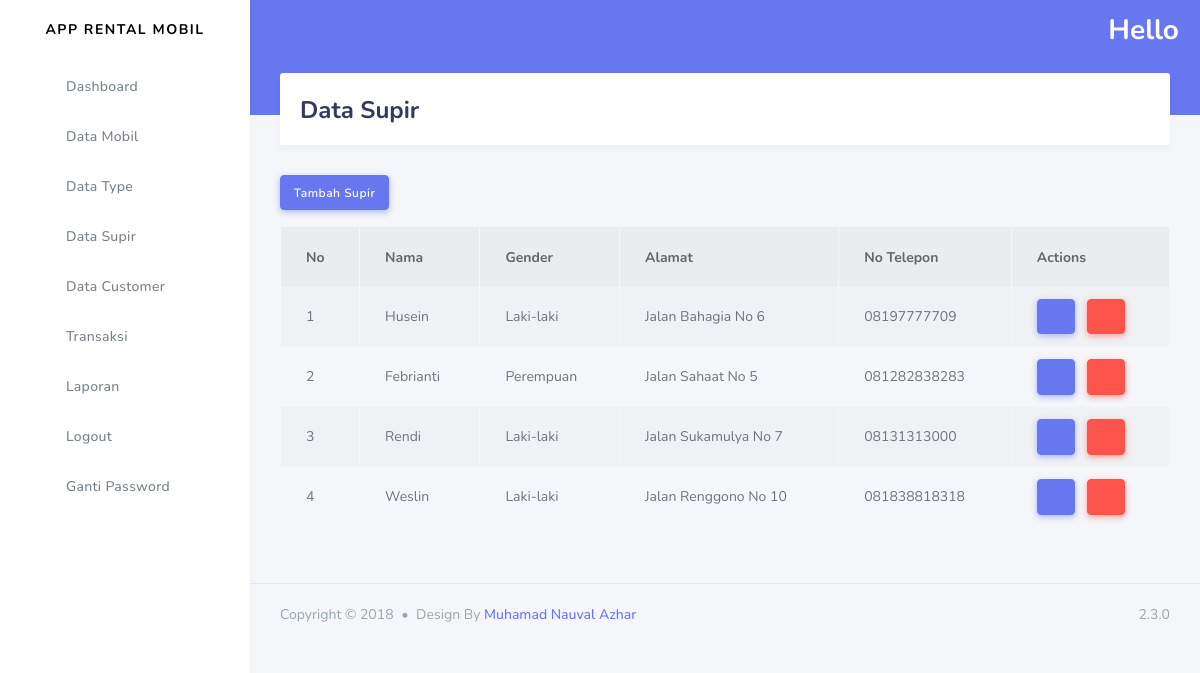
/index.php/admin/data_supir, run on the app's committed database.
### tables this page shows
CREATE TABLE `supir` (
  `id_supir` int(11) NOT NULL,
  `nama_supir` varchar(120) NOT NULL,
  `gender` varchar(50) NOT NULL,
  `alamat_supir` varchar(200) NOT NULL,
  `no_telepon` varchar(25) NOT NULL
);

### application/controllers/admin/Data_supir.php (called while the page is built, shortened)
<?php
class Data_supir extends CI_Controller
{
    public function index()
    {
        $data['supir'] =  $this->rental_model->get_data('supir')->result_array();
        $this->load->view('templates_admin/header');
        $this->load->view('templates_admin/sidebar');
        $this->load->view('admin/data_supir', $data);
        $this->load->view('templates_admin/footer');
    }
}

### index.php (called while the page is built, shortened)
<?php
require_once BASEPATH.'core/CodeIgniter.php';

### application/models/rental_model.php (called while the page is built, shortened)
<?php
class Rental_model extends CI_Model
{
    public function get_data($table)
    {
        return $this->db->get($table);
    }
}

### application/views/admin/data_supir.php (the view, shortened to what this page needs)
<div class="main-content">
    <section class="section">
        <div class="section-header">
            <h1>Data Supir</h1>
        </div>
    </section>
    <a href="<?= base_url('admin/data_supir/tambah_supir') ?>" class="btn btn-primary mb-3">Tambah Supir</a>
    <table class="table table-bordered table-striped">
        <thead>
            <tr>
                <th>No</th>
                <th>Nama</th>
                <th>Gender</th>
                <th>Alamat</th>
                <th>No Telepon</th>
                <th>Actions</th>
            </tr>
        </thead>
        <tbody>
            <?php
            $no = 1;
            foreach ($supir as $sp) :
            ?>
                <tr>
                    <td><?= $no++; ?></td>
                    <td><?= ucfirst($sp['nama_supir']) ?></td>
                    <td><?= ucfirst($sp['gender']) ?></td>
                    <td><?= $sp['alamat_supir'] ?></td>
                    <td><?= $sp['no_telepon'] ?></td>
                    <td>
                        <a href="<?= base_url('admin/data_supir/update_supir/') . $sp['id_supir'] ?>" class="btn btn-primary mr-2"><i class="fas fa-edit"></i></a>
                        <a href="<?= base_url('admin/data_supir/delete_supir/') . $sp['id_supir'] ?>" class="btn btn-danger" onclick="return confirm('Yakin dihapus?')"><i class="fas fa-trash"></i></a>
                    </td>
                </tr>
            <?php endforeach; ?>
        </tbody>
    </table>
</div>

### data on the page
supir: nama_supir "Husein", gender "Laki-laki", alamat_supir "Jalan Bahagia No 6", no_telepon "08197777709"
supir: nama_supir "Febrianti", gender "Perempuan", alamat_supir "Jalan Sahaat No 5", no_telepon "081282838283"
supir: nama_supir "Rendi", gender "Laki-laki", alamat_supir "Jalan Sukamulya No 7", no_telepon "08131313000"
supir: nama_supir "Weslin", gender "Laki-laki", alamat_supir "Jalan Renggono No 10", no_telepon "081838818318"
